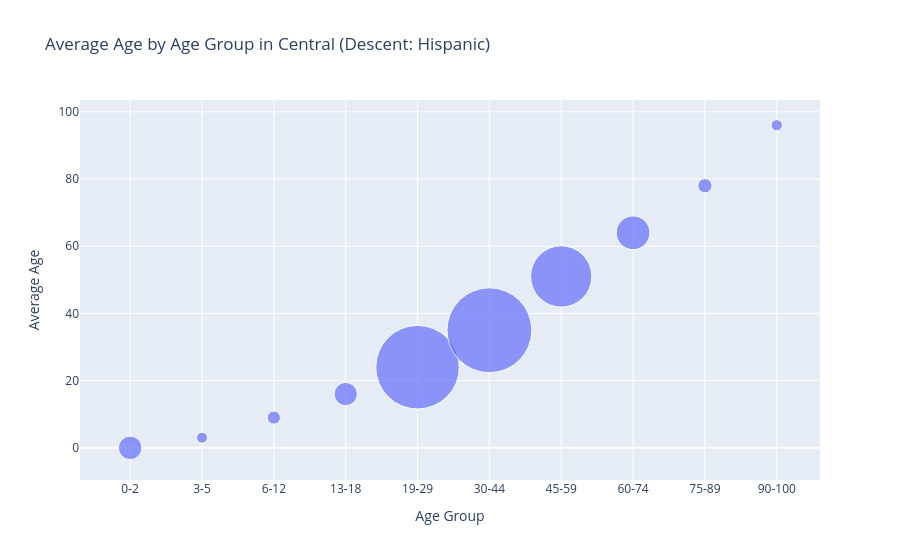

Notebook cell for this chart:
### Code cell
import plotly.express as px
import pandas as pd

#derived data
df = pd.DataFrame({
    "Age Group": ["0-2", "3-5", "6-12", "13-18", "19-29", "30-44", "45-59", "60-74", "75-89", "90-100"],
    "Average Age": [0, 3, 9, 16, 24, 35, 51, 64, 78, 96],
    "Victim Count": [395, 14, 60, 381, 6018, 6210, 3195, 902, 86, 18]
})

# Normalize the Victim Count values to a range [0, 1]
df['Normalized Victim Count'] = (df['Victim Count'] - df['Victim Count'].min()) / (df['Victim Count'].max() - df['Victim Count'].min())

#choose min and max size of circles
min_size = 1
max_size = 60
df['Scaled Victim Count'] = df['Normalized Victim Count'] * (max_size - min_size) + min_size

#scatterplot
fig = px.scatter(
    df, x="Age Group", y="Average Age", size="Scaled Victim Count",
    title="Average Age by Age Group in Central (Descent: Hispanic)",
    size_max=max_size,  
    hover_data={"Victim Count": True}
)


fig.show()

#export
fig.write_html("average_age_by_the_mostdangerouesarea_descent_H6.html")

### Figure 1 — Plotly figure (JSON) as saved in the notebook; plotly's stock layout.template omitted (floating-point values rounded to 4 significant figures)
{"data": [{"customdata": [[395], [14], [60], [381], [6018], [6210], [3195], [902], [86], [18]], "hovertemplate": "Age Group=%{x}<br>Average Age=%{y}<br>Scaled Victim Count=%{marker.size}<br>Victim Count=%{customdata[0]}<extra></extra>", "legendgroup": "", "marker": {"color": "#636efa", "size": [4.628, 1, 1.438, 4.495, 58.17, 60, 31.29, 9.456, 1.686, 1.038], "sizemode": "area", "sizeref": 0.01667, "symbol": "circle"}, "mode": "markers", "name": "", "orientation": "v", "showlegend": false, "type": "scatter", "x": ["0-2", "3-5", "6-12", "13-18", "19-29", "30-44", "45-59", "60-74", "75-89", "90-100"], "xaxis": "x", "y": [0, 3, 9, 16, 24, 35, 51, 64, 78, 96], "yaxis": "y"}], "layout": {"legend": {"itemsizing": "constant", "tracegroupgap": 0}, "title": {"text": "Average Age by Age Group in Central (Descent: Hispanic)"}, "xaxis": {"anchor": "y", "domain": [0, 1], "title": {"text": "Age Group"}}, "yaxis": {"anchor": "x", "domain": [0, 1], "title": {"text": "Average Age"}}}}
